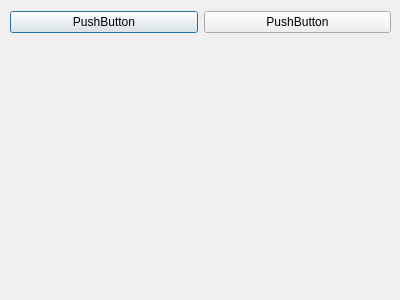
<?xml version="1.0" encoding="UTF-8"?>
<ui version="4.0">
 <class>Dialog</class>
 <widget class="QDialog" name="Dialog">
  <property name="geometry">
   <rect>
    <x>0</x>
    <y>0</y>
    <width>400</width>
    <height>300</height>
   </rect>
  </property>
  <property name="windowTitle">
   <string>Dialog</string>
  </property>
  <widget class="SGAccordion" name="sgAccordion">
   <property name="geometry">
    <rect>
     <x>10</x>
     <y>10</y>
     <width>381</width>
     <height>281</height>
    </rect>
   </property>
   <widget class="QWidget" name="page">
    <property name="geometry">
     <rect>
      <x>0</x>
      <y>0</y>
      <width>381</width>
      <height>233</height>
     </rect>
    </property>
   </widget>
   <widget class="QWidget" name="page_2">
    <property name="geometry">
     <rect>
      <x>0</x>
      <y>0</y>
      <width>381</width>
      <height>233</height>
     </rect>
    </property>
    <widget class="QWidget" name="layoutWidget">
     <property name="geometry">
      <rect>
       <x>0</x>
       <y>0</y>
       <width>381</width>
       <height>25</height>
      </rect>
     </property>
     <layout class="QHBoxLayout" name="horizontalLayout">
      <item>
       <widget class="QPushButton" name="pushButton">
        <property name="text">
         <string>PushButton</string>
        </property>
       </widget>
      </item>
      <item>
       <widget class="QPushButton" name="pushButton_2">
        <property name="text">
         <string>PushButton</string>
        </property>
       </widget>
      </item>
     </layout>
    </widget>
   </widget>
  </widget>
 </widget>
 <customwidgets>
  <customwidget>
   <class>SGAccordion</class>
   <extends>QFrame</extends>
   <header>widgets/SGAccordion.h</header>
   <addpagemethod>addPage</addpagemethod>
   <container>1</container>
  </customwidget>
 </customwidgets>
 <resources/>
 <connections/>
</ui>
